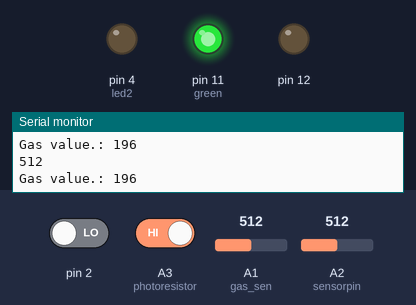
The sketch below on a simulated Arduino Uno, built with avr-gcc and run on an emulated ATmega328P. On the bench: output pins drawn as LEDs (lit = HIGH), the last lines printed to the serial monitor. Inputs (shaded band) come from the test bench; at power-on: A3 (photoresistor) HIGH, A1 (gas_sen) = 512, pin 2 LOW, A2 (sensorpin) = 512.

Above: at 3.3 s.
3.4 s: A3 (photoresistor) driven LOW
At 5.4 s:
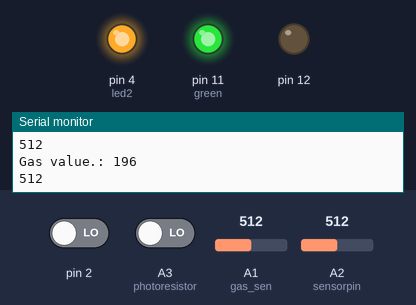
10.2 s: A1 (gas_sen) set to 395
14.2 s: A1 (gas_sen) set to 375
At 17.9 s:
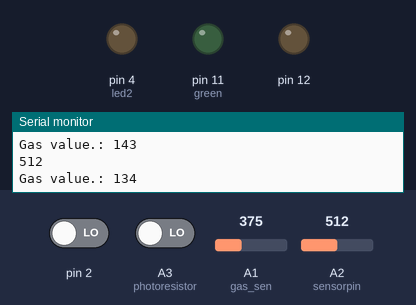
21.0 s: pin 2 driven HIGH
At 24.2 s:
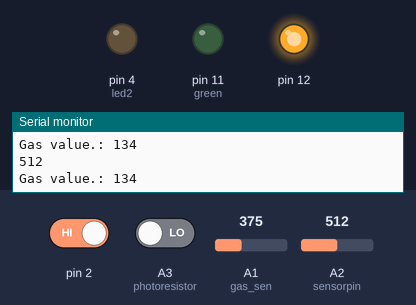
27.8 s: A1 (gas_sen) set to 511
At 31.5 s:
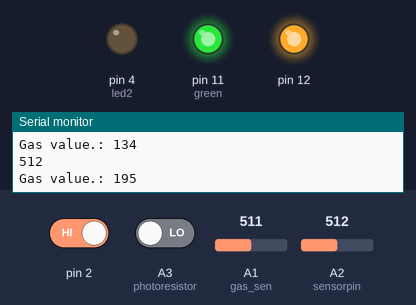
34.6 s: A1 (gas_sen) set to 306
At 40.4 s:
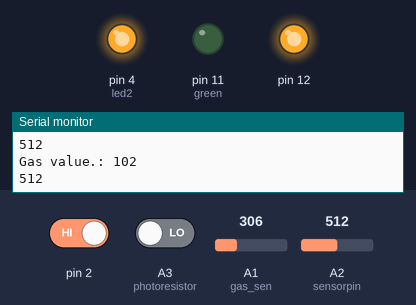
Timing chart, 0 to 42.0 s (numbered marks = the images above; inputs shaded):
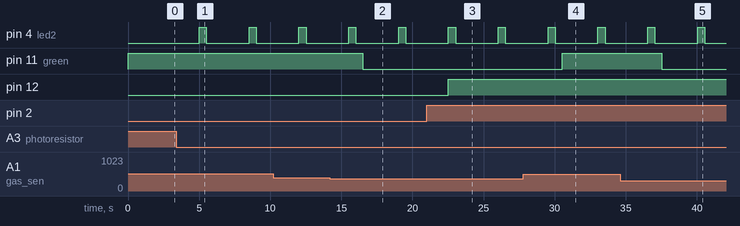

Measured:
- the behaviour switches between 388 and 387 on A1 (gas_sen) (found by bisection; images 1 and 2)
- after the input at 3.4 s, pin 4 (led2): alternates HIGH for 0.50 s and LOW for 3.0 s, starting after 1.6 s
- after the input at 14.2 s, pin 11 (green): HIGH → LOW after 2.3 s
- after the input at 21.0 s, pin 12: LOW → HIGH after 1.5 s
- after the input at 27.8 s, pin 11 (green): LOW → HIGH after 2.7 s
- after the input at 34.6 s, pin 11 (green): HIGH → LOW after 2.9 s

The sketch:

Ardino.ino
```cpp
#include <SoftwareSerial.h>

int const gas_sen = A1;
int gas_value;
int green = 11;

int photoresistor= A3;
int led2 =4;

int but = 0;

const int sensorpin = A2;
int wet = 700;
int sensor;

// Define SoftwareSerial object
SoftwareSerial espSerial(5, 6); // RX, TX

void setup() {
  Serial.begin(9600);
  espSerial.begin(9600); // Initialize SoftwareSerial with the baud rate of ESP8266
  pinMode(led2, OUTPUT);	//setting pinmode as output
  pinMode(photoresistor, INPUT);
  pinMode(green, OUTPUT);
  pinMode(2, INPUT);
  pinMode(12, OUTPUT);
}

void loop() {

  sensor = analogRead(sensorpin);
  Serial.println(sensor);

  but = digitalRead(2);

  if(but == HIGH)
  {
    digitalWrite(12, HIGH);
  } else {
    digitalWrite(12, LOW);
  }

  if ( digitalRead(photoresistor) ==0)	//reading light intensity
  {
    digitalWrite(led2, 1);
  	delay(500);
    digitalWrite(led2, 0);
  	delay(500);

  }
   else
      digitalWrite(led2, 0);

  gas_value = analogRead(gas_sen);
  gas_value = map(gas_value, 80, 300, 0, 100);

  // Print gas_value to Arduino's serial monitor
  Serial.print("Gas value.: ");
  Serial.println(gas_value);
  digitalWrite(green,gas_value>=140 ? HIGH : LOW);

  // Send gas_value to ESP8266
  espSerial.print(gas_value); // Send the integer value directly

  delay(2500); // delay to avoid flooding the ESP8266 with data
}
```

Node_mcu_esp8266.ino
```cpp

```
